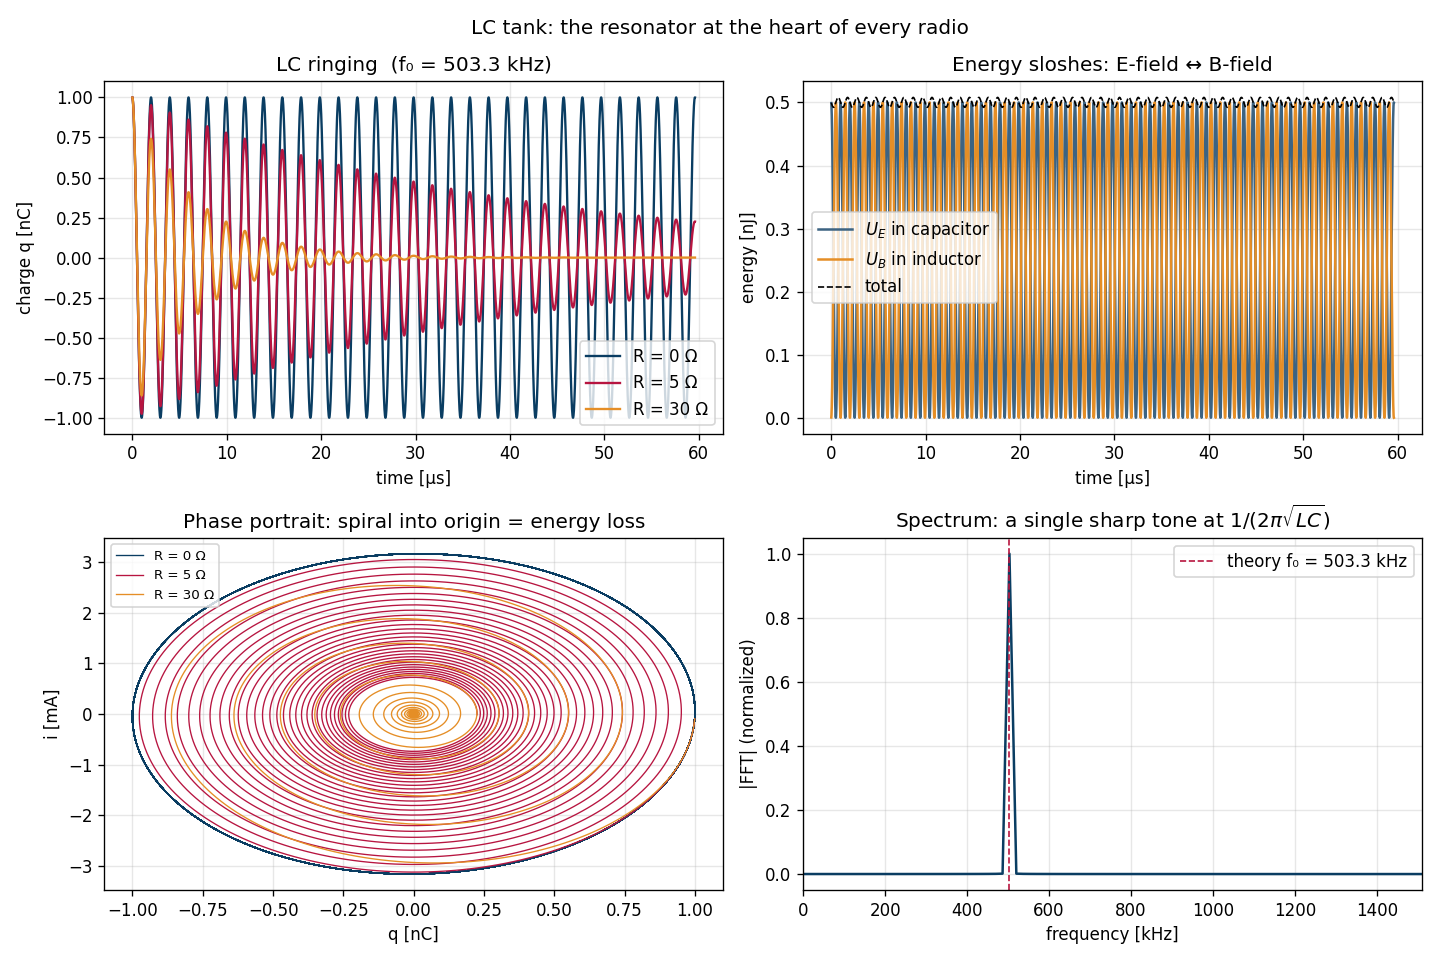

Generate this figure with Python:
"""
Chapter 3.1 - The LC tank: every radio's heartbeat.

Phenomenon
----------
Charge a capacitor, then close a switch connecting it to an inductor:
the energy ping-pongs back and forth at angular frequency

    omega_0 = 1 / sqrt(L C)

This is the same equation as a frictionless mass on a spring.  Marconi's
1901 transatlantic transmitter, your FM radio, and a smartphone's RF
front-end all start from this picture.

Real LC tanks have small resistance, so they ring down — that's the
"damped harmonic oscillator", same form as RLC = mass-spring-damper.
"""
import numpy as np
import torch
import matplotlib.pyplot as plt
import os

torch.set_default_dtype(torch.float64)

L = 100e-6
C = 1e-9
R_list = [0.0, 5.0, 30.0]    # different damping levels in ohms
omega0 = 1.0 / np.sqrt(L * C)
T0 = 2 * np.pi / omega0

dt = T0 / 200
N = 6000
t = torch.arange(N) * dt

results = {}
for R in R_list:
    q = torch.tensor(1e-9)
    i = torch.tensor(0.0)
    qs, is_ = [], []
    for _ in range(N):
        # L di/dt + R i + q/C = 0
        di = (-q / (L * C) - (R / L) * i) * dt
        i = i + di
        q = q + i * dt
        qs.append(q.item()); is_.append(i.item())
    results[R] = (np.array(qs), np.array(is_))

# ---------- Plot ----------
fig, axes = plt.subplots(2, 2, figsize=(12, 8))

ax = axes[0, 0]
for R, color in zip(R_list, ["#0a3d62", "#b71540", "#e58e26"]):
    qs, _ = results[R]
    ax.plot(t.numpy() * 1e6, qs * 1e9, color=color, lw=1.4, label=f"R = {R:.0f} Ω")
ax.set_xlabel("time [µs]"); ax.set_ylabel("charge q [nC]")
ax.set_title(f"LC ringing  (f₀ = {omega0/(2*np.pi)/1e3:.1f} kHz)")
ax.legend(); ax.grid(alpha=0.3)

ax = axes[0, 1]
qs, is_ = results[0.0]
U_E = qs**2 / (2 * C)
U_B = L * is_**2 / 2
ax.plot(t.numpy() * 1e6, U_E * 1e9, label="$U_E$ in capacitor", color="#3c6382")
ax.plot(t.numpy() * 1e6, U_B * 1e9, label="$U_B$ in inductor",  color="#e58e26")
ax.plot(t.numpy() * 1e6, (U_E + U_B) * 1e9, "--k", lw=1, label="total")
ax.set_xlabel("time [µs]"); ax.set_ylabel("energy [nJ]")
ax.set_title("Energy sloshes: E-field ↔ B-field")
ax.legend(); ax.grid(alpha=0.3)

ax = axes[1, 0]
for R, color in zip(R_list, ["#0a3d62", "#b71540", "#e58e26"]):
    qs, is_ = results[R]
    ax.plot(qs * 1e9, is_ * 1e3, color=color, lw=0.8, label=f"R = {R:.0f} Ω")
ax.set_xlabel("q [nC]"); ax.set_ylabel("i [mA]")
ax.set_title("Phase portrait: spiral into origin = energy loss")
ax.legend(fontsize=8); ax.grid(alpha=0.3)

ax = axes[1, 1]
# FFT of the lossless ringdown to recover f0
qs, _ = results[0.0]
spec = np.abs(np.fft.rfft(qs))
freqs = np.fft.rfftfreq(N, d=dt)
ax.plot(freqs / 1e3, spec / spec.max(), color="#0a3d62")
ax.axvline(omega0/(2*np.pi)/1e3, ls="--", color="#b71540", lw=1,
           label=f"theory f₀ = {omega0/(2*np.pi)/1e3:.1f} kHz")
ax.set_xlim(0, omega0/(2*np.pi)/1e3 * 3)
ax.set_xlabel("frequency [kHz]"); ax.set_ylabel("|FFT| (normalized)")
ax.set_title("Spectrum: a single sharp tone at $1/(2\\pi\\sqrt{LC})$")
ax.legend(); ax.grid(alpha=0.3)

fig.suptitle("LC tank: the resonator at the heart of every radio", fontsize=12)
fig.tight_layout()
out = os.path.join(os.path.dirname(__file__), "lc_tank.png")
fig.savefig(out, dpi=120)
print(f"saved {out}")
